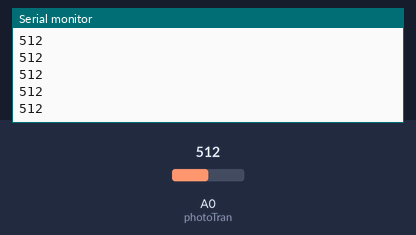
Bench run of a sketch on a simulated Arduino Uno, built with avr-gcc and run on an emulated ATmega328P. Shown: the last lines printed to the serial monitor. Inputs (shaded band) come from the test bench; at power-on: A0 (photoTran) = 512.

Above: at 1.2 s.
1.3 s: A0 (photoTran) set to 716
At 1.31 s:
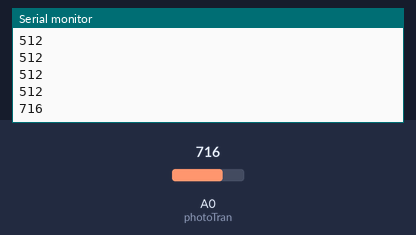
2.8 s: A0 (photoTran) set to 900
At 2.81 s:
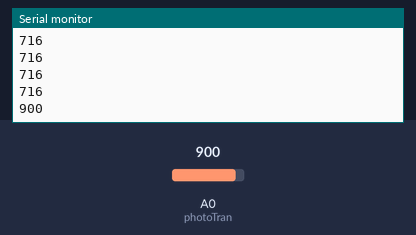
Timing chart, 0 to 5.8 s (numbered marks = the images above; inputs shaded):
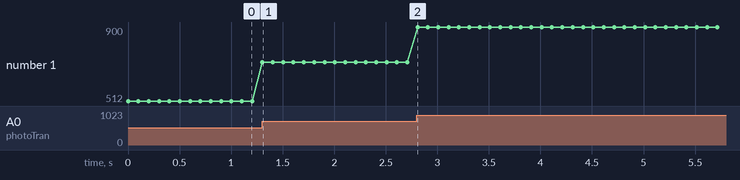

The sketch:

test_phototransistor.ino
```cpp
int photoTran = A0;
int reading = 0;

void setup(){
  pinMode(photoTran,INPUT);
  Serial.begin(9600);
}

void loop(){
  reading = analogRead(photoTran);
  Serial.println(reading);
  delay(100);
}
```

Measured:
- after the input at 1.3 s, the serial monitor: prints a new line at once (image 1)
- after the input at 2.8 s, the serial monitor: prints a new line at once (image 2)
- plotted number 1: 512 → 716 after the input at 1.3 s, 716 → 900 after the input at 2.8 s
